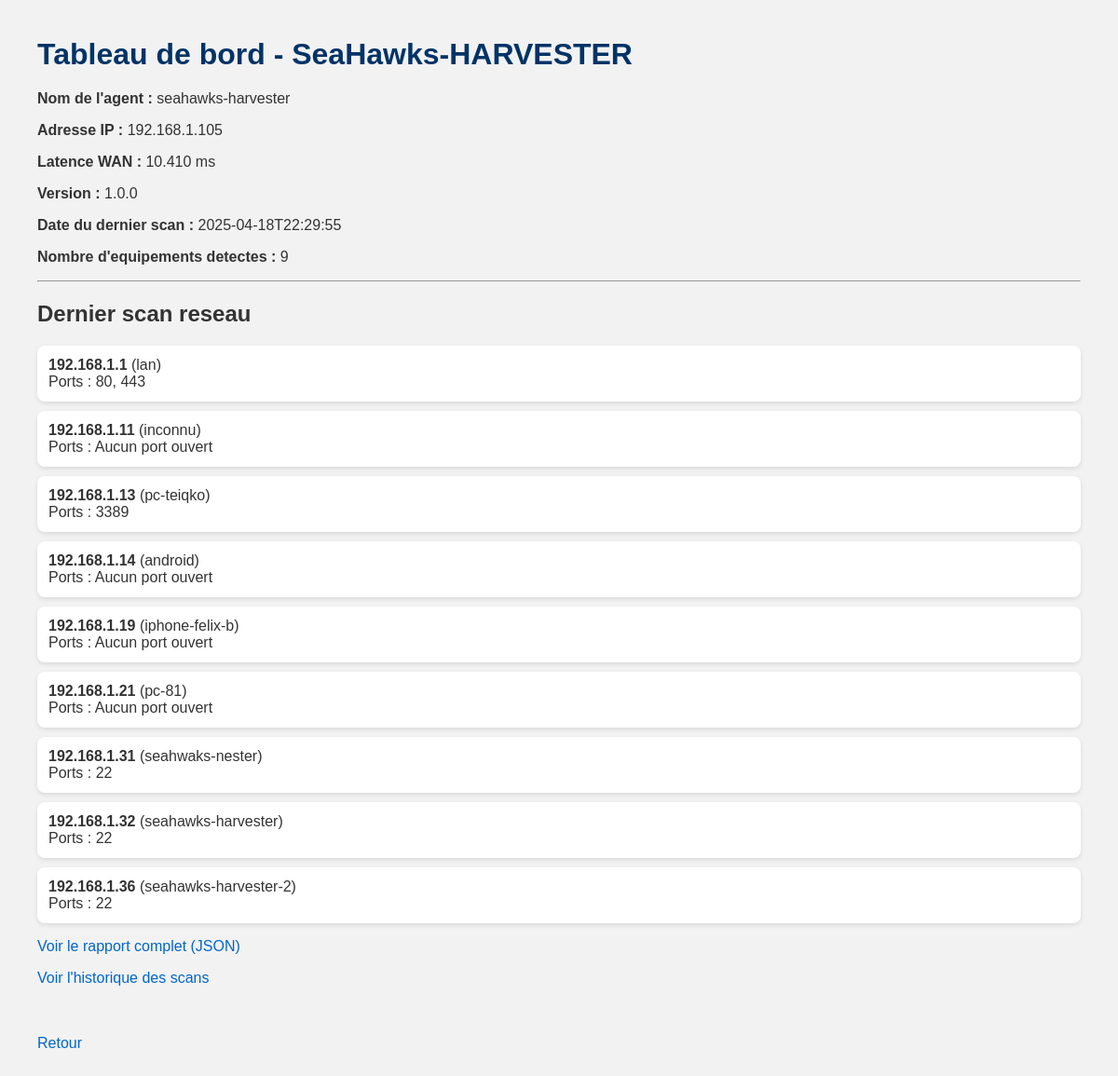
The page /harvester/seahawks-harvester on the database its author committed.
### tables this page shows
CREATE TABLE scans (
        id INTEGER PRIMARY KEY AUTOINCREMENT,
        ip TEXT,
        hostname TEXT,
        ports TEXT,
        scanned_at TEXT
    , hostname_sonde TEXT);

### routes.py (the view)
@routes.route("/harvester/<harvester_id>")
def dashboard(harvester_id):
    harvester = get_harvester(harvester_id)
    if not harvester:
        abort(404)  # Si l'ID est inconnu → 404
    report_path = f"data/reports/{harvester_id}.json"
    report = {}
    if os.path.exists(report_path):
        with open(report_path, "r", encoding="utf-8", errors="replace") as f:
            report = json.load(f)
    last_scan = get_last_scan_date(harvester["hostname"])
    return render_template("dashboard.html", harvester=harvester, report=report, last_scan=last_scan)

### models.py (called while the page is built)
def load_harvesters():
    if os.path.exists(DB_FILE):  # Vérifie que le fichier existe
        with open(DB_FILE, "r") as f:
            return json.load(f)  # Charge et retourne les données JSON
    return []  # Retourne une liste vide si le fichier n'existe pas

def get_harvester(harvester_id):
    harvesters = load_harvesters()  # Charge tous les harvesters
    for h in harvesters:
        if h["id"] == harvester_id:  # Si l'ID correspond, retourne le harvester
            return h
    return None  # Aucun harvester trouvé avec cet ID

### routes.py (called while the page is built)
def get_last_scan_date(harvester_hostname):
    harvester_hostname = harvester_hostname.lower().replace(" ", "_")
    try:
        conn = sqlite3.connect("data/scan_logs.db")
        cursor = conn.cursor()
        cursor.execute("""
            SELECT scanned_at FROM scans
            WHERE hostname_sonde = ?
            ORDER BY scanned_at DESC LIMIT 1
        """, (harvester_hostname,))
        row = cursor.fetchone()
        return row[0] if row else None
    except:
        return None

### templates/dashboard.html (shortened to what this page needs)
<!DOCTYPE html>
<html lang="fr">
<head>
    <link rel="stylesheet" href="/static/styles.css">
</head>
<body>
    <h1>Tableau de bord - {{ harvester.name }}</h1>
    <div>
        <p><strong>Nom de l'agent :</strong> {{ harvester.hostname }}</p>
        <p><strong>Adresse IP :</strong> {{ harvester.ip }}</p>
        <p><strong>Latence WAN :</strong> {{ harvester.latency }}</p>
        <p><strong>Version :</strong> {{ harvester.version }}</p>
        <p><strong>Date du dernier scan :</strong> {{ last_scan or "Aucun scan" }}</p>
        <p><strong>Nombre d'equipements detectes :</strong> {{ report|length }}</p>
    </div>
    <hr>
    <h2>Dernier scan reseau</h2>
    {% if report %}
        <ul>
            {% for ip, data in report.items() %}
                <li>
                    <strong>{{ ip }}</strong> ({{ data.hostname }})<br>
                    Ports : {{ data.ports | join(', ') }}
                </li>
            {% endfor %}
        </ul>
    {% else %}
        <p>Aucun rapport de scan disponible.</p>
    {% endif %}
    <p>
        <a href="/report/{{ harvester.id }}">Voir le rapport complet (JSON)</a>
    </p>
    <p>
        <a href="/history/{{ harvester.hostname }}">Voir l'historique des scans</a>
    </p>
    <br><br>
    <a href="/">Retour</a>
</body>
</html>

### static/styles.css (style rules this page uses)
body { font-family: Arial, sans-serif; margin: 40px; background-color: #f2f2f2; color: #333; }
h1 { color: #003366; margin-bottom: 20px; }
ul { list-style: none; padding: 0; }
li { background: #fff; margin: 10px 0; padding: 12px; border-radius: 8px; box-shadow: 0 2px 5px rgba(0,0,0,0.1); }
a { color: #0066cc; text-decoration: none; }

### rows shown on the page
scans: name "SeaHawks-HARVESTER", hostname "seahawks-harvester", scanned_at "2025-04-18T22:29:55", ip "192.168.1.1", hostname "lan", ports "80, 443"

### other values the page prints
{{ harvester.ip }} "192.168.1.105"
{{ harvester.latency }} "10.410 ms"
{{ harvester.version }} "1.0.0"
{{ report|length }} "9"
{{ ip }} "192.168.1.11" "192.168.1.13" "192.168.1.14" "192.168.1.19" "192.168.1.21" "192.168.1.31" "192.168.1.32" "192.168.1.36"
{{ data.hostname }} "inconnu" "pc-teiqko" "android" "iphone-felix-b" "pc-81" "seahwaks-nester" "seahawks-harvester" "seahawks-harvester-2"
{{ data.ports | join(', ') }} "Aucun port ouvert" "3389" "Aucun port ouvert" "Aucun port ouvert" "Aucun port ouvert" "22" "22" "22"
